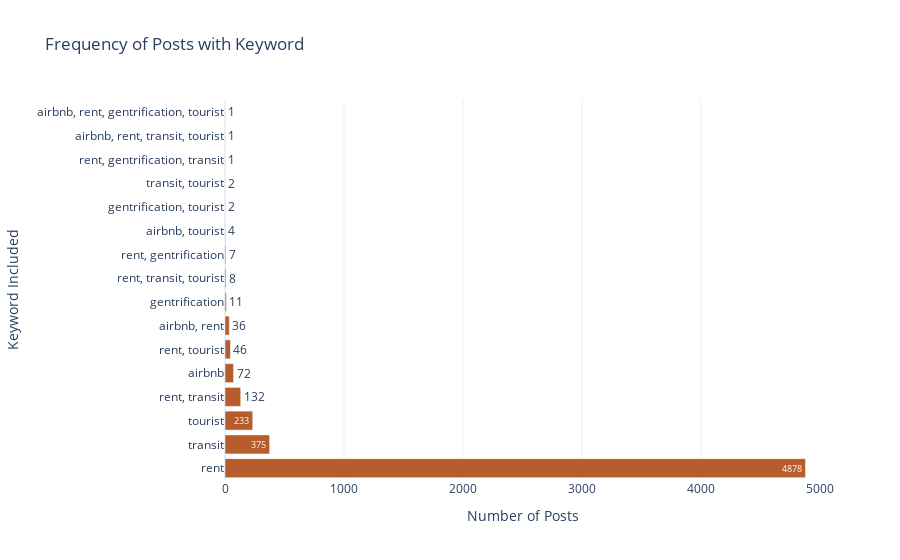

The notebook cell this image was saved under:
### Markdown cell above
#### Regex Searches Dummy Variables
In the context of natural language processing (NLP) and sentiment analysis for the next section of this work, feature engineering, which includes the creation of new columns based on the presence or absence of specific words in posts, can be useful since certain words can carry strong sentiment signals and help to determine the overall sentiment of a post and makes it possible to identify key topics or themes within the posts. Even though using regex is a really expensive task it was required for this work, therefore we took advantage of those results.

Since we are interested in exploring opinions on gentrification, we decided to look for key words within the posts that are related to that issue, such as airbnb, rent, gentrification, transit, and tourist.

### Code cell
regex_words = ['airbnb', 'rent', 'gentrification', 'transit', 'tourist']
for word in regex_words:
    reddit_df.loc[:, word+'_yes'] = reddit_df.loc[:, 'selftext'].str.lower().str.contains(word)

regex_cols = [i+'_yes' for i in regex_words]

keyword_counts = reddit_df.groupby(regex_cols).size().reset_index()
keyword_counts = keyword_counts.rename({0: 'Posts w/ Keyword'}, axis = 'columns')
def combine_keywords(row):
    keyword_str = []
    for i in ['airbnb_yes' ,'rent_yes', 'gentrification_yes' ,'transit_yes', 'tourist_yes']:
        if row[i]:
            keyword_str.append(i[:i.index("_")])
    if keyword_str == []:
        keyword_str = 'does not contain any keywords'
    else:
        keyword_str = ', '.join(keyword_str)
    return keyword_str

keyword_counts.loc[:, 'Keyword Included'] = keyword_counts[regex_cols].apply(lambda row: combine_keywords(row), axis = 'columns')
keyword_counts = keyword_counts[['Keyword Included', 'Posts w/ Keyword']]
keyword_counts = keyword_counts.sort_values(by = 'Posts w/ Keyword', ascending = False)
fig = px.bar(keyword_counts[keyword_counts != 'does not contain any keywords'],
                y='Keyword Included',
                x='Posts w/ Keyword',
                template='plotly_white',
                title='Frequency of Posts with Keyword',
             labels={'Posts w/ Keyword': 'Number of Posts'}, 
             text='Posts w/ Keyword', 
             hover_name='Keyword Included', 
             color_discrete_sequence=['#B65C2D'],
             range_x = [0, 5000]
             )

# fig.update_xaxes(tickangle=90)
fig.show()

### Figure 1 — Plotly figure (JSON) as saved in the notebook; plotly's stock layout.template omitted (floating-point values rounded to 4 significant figures)
{"data": [{"alignmentgroup": "True", "hovertemplate": "<b>%{hovertext}</b><br><br>Number of Posts=%{text}<br>Keyword Included=%{y}<extra></extra>", "hovertext": [null, "rent", "transit", "tourist", "rent, transit", "airbnb", "rent, tourist", "airbnb, rent", "gentrification", "rent, transit, tourist", "rent, gentrification", "airbnb, tourist", "gentrification, tourist", "transit, tourist", "rent, gentrification, transit", "airbnb, rent, transit, tourist", "airbnb, rent, gentrification, tourist"], "legendgroup": "", "marker": {"color": "#B65C2D", "pattern": {"shape": ""}}, "name": "", "offsetgroup": "", "orientation": "h", "showlegend": false, "text": [129573, 4878, 375, 233, 132, 72, 46, 36, 11, 8, 7, 4, 2, 2, 1, 1, 1], "textposition": "auto", "type": "bar", "x": [129573, 4878, 375, 233, 132, 72, 46, 36, 11, 8, 7, 4, 2, 2, 1, 1, 1], "xaxis": "x", "y": [null, "rent", "transit", "tourist", "rent, transit", "airbnb", "rent, tourist", "airbnb, rent", "gentrification", "rent, transit, tourist", "rent, gentrification", "airbnb, tourist", "gentrification, tourist", "transit, tourist", "rent, gentrification, transit", "airbnb, rent, transit, tourist", "airbnb, rent, gentrification, tourist"], "yaxis": "y"}], "layout": {"barmode": "relative", "legend": {"tracegroupgap": 0}, "title": {"text": "Frequency of Posts with Keyword"}, "xaxis": {"anchor": "y", "domain": [0, 1], "range": [0, 5000], "title": {"text": "Number of Posts"}}, "yaxis": {"anchor": "x", "domain": [0, 1], "title": {"text": "Keyword Included"}}}}
